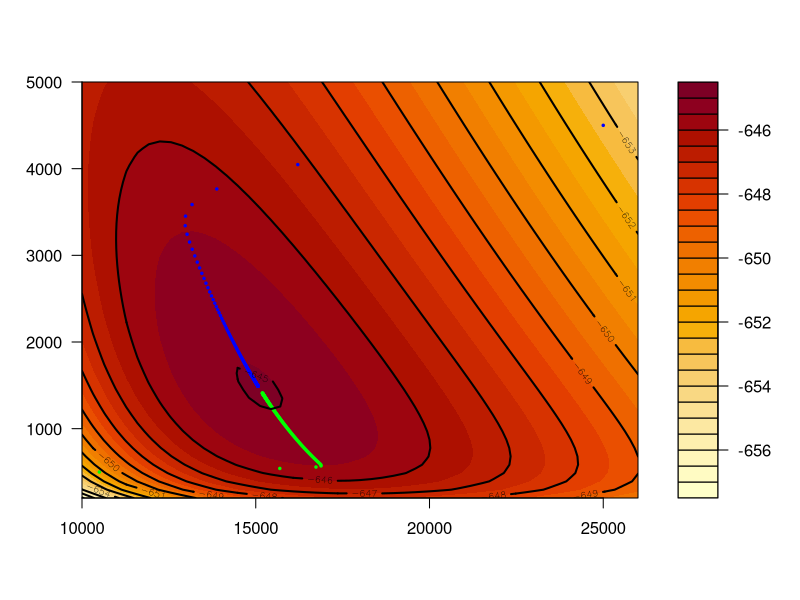

Here is the R script that generated this plot:
## ---- chunk 1
Nile <- datasets::Nile

## ---- chunk 2
nt   <- 100                      # no. time intervals
time <- c(1871:1970)                  # sample times
## ---- chunk 3
#starting from point (10500,500)
sig_ep_path_1  <- rep(10500,130)
sig_eta_path_1 <- rep(500,130)


for(i in 1:130){
  sig_ep  <- sig_ep_path_1[i]                        # process err variance
  sig_eta  <- sig_eta_path_1[i]                      # obs error variance
  a <- rep(0,nt)
  P <- rep(0,nt)

  
  v <- rep(0,nt)
  F <- rep(0,nt)
  K <- rep(0,nt)
  
  
  
  a[1] <- 0
  P[1] <- 10^10

  
  v[1] <- Nile[1] - a[1]
  F[1] <- P[1] + sig_ep
  K[1] <- P[1]/F[1]
  
  
  for(t in 2:nt){
    a[t] <- a[t-1] + K[t-1]*v[t-1]
    P[t] <- P[t-1]*(1-K[t-1]) + sig_eta
    
    
    v[t] <- Nile[t] - a[t]
    F[t] <- P[t] + sig_ep
    K[t] <- P[t]/F[t]
  }
  
  u <- rep(0,nt)
  D <- rep(0,nt)
  r <- rep(0,nt)
  N <- rep(0,nt)
  temp1<-rep(0,nt)
  temp2<-rep(0,nt)
  
  
  r[nt] <- 0
  N[nt] <- 0

  
  for (k in 1:(nt-1)){
    m <- nt-k+1
    r[m-1] <- v[m]/F[m]+(1-K[m])*r[m]
    N[m-1] <- 1/F[m]+(1-K[m])^2*N[m]
  }
  
  for (t in 1:nt){
    u[t] <- v[t]/F[t]-K[t]*r[t]
    D[t] <- 1/F[t]+K[t]^2*N[t]
    temp1[t] <- u[t]^2-D[t]
    temp2[t] <- r[t]^2-N[t]
    
  }
  sig_ep_path_1[i+1]  <- sig_ep + 1/nt*sig_ep^2*sum(temp1)
  sig_eta_path_1[i+1] <- sig_eta+ 1/(nt-1)*sig_eta^2*sum(temp2)
  

}

## ---- chunk 4
#starting from point (25000,4500)
sig_ep_path_2  <- rep(25000,150)
sig_eta_path_2 <- rep(4500,150)


for(i in 1:150){
  sig_ep  <- sig_ep_path_2[i]                        # process err variance
  sig_eta  <- sig_eta_path_2[i]                      # obs error variance
  a <- rep(0,nt)
  P <- rep(0,nt)

  
  v <- rep(0,nt)
  F <- rep(0,nt)
  K <- rep(0,nt)
  
  
  
  a[1] <- 0
  P[1] <- 10^10

  
  v[1] <- Nile[1] - a[1]
  F[1] <- P[1] + sig_ep
  K[1] <- P[1]/F[1]
  
  
  for(t in 2:nt){
    a[t] <- a[t-1] + K[t-1]*v[t-1]
    P[t] <- P[t-1]*(1-K[t-1]) + sig_eta
    
    
    v[t] <- Nile[t] - a[t]
    F[t] <- P[t] + sig_ep
    K[t] <- P[t]/F[t]
  }
  
  u <- rep(0,nt)
  D <- rep(0,nt)
  r <- rep(0,nt)
  N <- rep(0,nt)
  temp1<-rep(0,nt)
  temp2<-rep(0,nt)
  
  
  r[nt] <- 0
  N[nt] <- 0

  
  for (k in 1:(nt-1)){
    m <- nt-k+1
    r[m-1] <- v[m]/F[m]+(1-K[m])*r[m]
    N[m-1] <- 1/F[m]+(1-K[m])^2*N[m]
  }
  
  for (t in 1:nt){
    u[t] <- v[t]/F[t]-K[t]*r[t]
    D[t] <- 1/F[t]+K[t]^2*N[t]
    temp1[t] <- u[t]^2-D[t]
    temp2[t] <- r[t]^2-N[t]
    
  }
  sig_ep_path_2[i+1]  <- sig_ep + 1/nt*sig_ep^2*sum(temp1)
  sig_eta_path_2[i+1] <- sig_eta+ 1/(nt-1)*sig_eta^2*sum(temp2)
  

}
## ---- chunk 5
sig_ep_seq  <- seq(10000, 26000, 320)
sig_eta_seq <- seq(200, 5000, 96)
z <- matrix(0,nrow=51,ncol=51)

for(i in 1:nrow(z)){
  for(j in 1:ncol(z)){
    sig_ep  <- sig_ep_seq[i]                        # process err variance
    sig_eta  <- sig_eta_seq[j]                       # obs error variance
    
    a <- rep(0,nt)
    P <- rep(0,nt)
    alp <- rep(0,nt)

    
    v <- rep(0,nt)
    F <- rep(0,nt)
    K <- rep(0,nt)
    
    bulk <- rep(0,nt)
    
    
    
    a[1] = 0
    P[1] = 10^10
    alp[1] <- rnorm(1,a[1],sqrt(P[1]))
    
    v[1] <- Nile[1] - a[1]
    F[1] <- P[1] + sig_ep
    K[1] <- P[1]/F[1]
    bulk[1] <- log(F[1])+(v[1])^2/F[1]
    
    
    for(t in 2:nt){
      a[t] <- a[t-1] + K[t-1]*v[t-1]
      P[t] <- P[t-1]*(1-K[t-1]) + sig_eta
      alp[t] <- rnorm(1,a[t],sqrt(P[t]))
      
      v[t] <- Nile[t] - a[t]
      F[t] <- P[t] + sig_ep
      K[t] <- P[t]/F[t]
      bulk[t] <- log(F[t])+(v[t])^2/F[t]
    }
    
    z[i,j] = -nt/2*log(2*(pi))-1/2*sum(bulk)
  }
}


filled.contour(sig_ep_seq, sig_eta_seq, z, plot.axes = {
  axis(1)
  axis(2)
  points(sig_ep_path_1,sig_eta_path_1,col="green", pch = 20, cex = 0.5)
  points(sig_ep_path_2,sig_eta_path_2,col="blue", pch = 20, cex = 0.5)
  contour(sig_ep_seq, sig_eta_seq, z, add = TRUE, lwd = 2)
}

)


